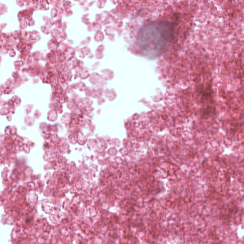
%> input picture module2/Necrosis_crop_14.png, 244 x 244 px
$ octave --eval "result = WaveletMallat(imread('../module2/Necrosis_crop_14.png'));"   (GNU Octave 9; MATLAB toolbox functions it lacks are replaced by stand-ins)
%> lines starting %> are read from the running program, lines starting %| are printed output that depends on the picture
function [F] = WaveletMallat(I)

%https://www.mathworks.com/help/wavelet/ref/dwt2.html#d123e24786
%how to get gabor energy?
Agray = rgb2gray(I);
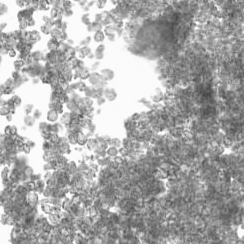
%> Agray: size 244x244 uint8; min 70, max 254, mean 170.5

[cA,cH,cV,cD] = dwt2(Agray,'sym4','mode','per');
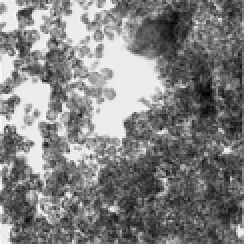
%> cA: size 122x122 double (shown 2 times larger); min 147.9, max 529.8, mean 341; drawn with min black and max white
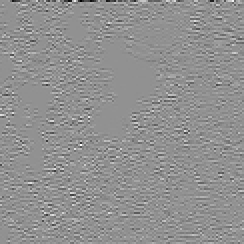
%> cH: size 122x122 double (shown 2 times larger); min -89.28, max 67.36, mean -0.1; drawn with min black and max white
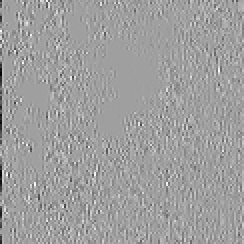
%> cV: size 122x122 double (shown 2 times larger); min -102.8, max 61.5, mean -0.3; drawn with min black and max white
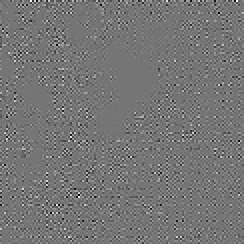
%> cD: size 122x122 double (shown 2 times larger); min -22.51, max 26.25, mean 0; drawn with min black and max white


%Mallat_entropy
mallatCAEntropy = entropy(cA);
%> mallatCAEntropy = 0
mallatCHEntropy = entropy(cH);
%> mallatCHEntropy = 1.96
mallatCVEntropy = entropy(cV);
%> mallatCVEntropy = 1.86
mallatCDEntropy = entropy(cD);
%> mallatCDEntropy = 2.92

%Mallat_Energy
mallatCAEnergy = sum(cA(:));
%> mallatCAEnergy = 5074964.5
mallatCHEnergy = sum(cH(:));
%> mallatCHEnergy = -1362.5
mallatCVEnergy = sum(cV(:));
%> mallatCVEnergy = -3976.5
mallatCDEnergy = sum(cD(:));
%> mallatCDEnergy = 242.5

F = [mallatCAEntropy, mallatCHEntropy, mallatCVEntropy, mallatCDEntropy, mallatCAEnergy, mallatCHEnergy, mallatCVEnergy, mallatCDEnergy];
%> F = [0 1.96 1.86 2.92 5074964.5 -1362.5 -3976.5 242.5]
end

$ run again, on module2/Necrosis_crop_20.png
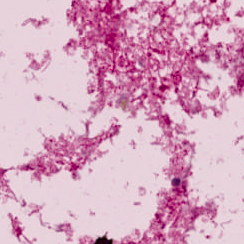
%> input picture module2/Necrosis_crop_20.png, 244 x 244 px
%> in WaveletMallat, `[cA,cH,cV,cD] = dwt2(Agray,'sym4','mode','per');`:
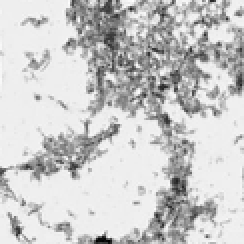
%> cA: size 122x122 double (shown 2 times larger); min -0.586, max 464.1, mean 367.7; drawn with min black and max white
%> in WaveletMallat, `[cA,cH,cV,cD] = dwt2(Agray,'sym4','mode','per');`:
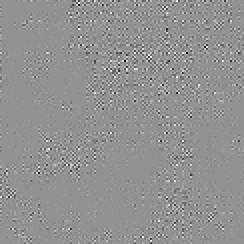
%> cD: size 122x122 double (shown 2 times larger); min -22.69, max 16.87, mean -0.00329; drawn with min black and max white
%> mallatCAEntropy = 0.00206
%> mallatCHEntropy = 2.75
%> mallatCVEntropy = 2.77
%> mallatCDEntropy = 3.71
%> mallatCAEnergy = 5472459
%> mallatCHEnergy = -1203
%> mallatCVEnergy = -2521
%> mallatCDEnergy = -49
%> F = [0.00206 2.75 2.77 3.71 5472459 -1203 -2521 -49]

$ run again, on module2/Necrosis_crop_25.png
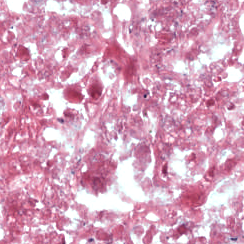
%> input picture module2/Necrosis_crop_25.png, 244 x 244 px
%> in WaveletMallat, `[cA,cH,cV,cD] = dwt2(Agray,'sym4','mode','per');`:
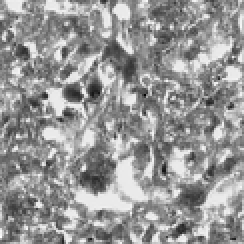
%> cA: size 122x122 double (shown 2 times larger); min 85.11, max 546.3, mean 358.2; drawn with min black and max white
%> in WaveletMallat, `[cA,cH,cV,cD] = dwt2(Agray,'sym4','mode','per');`:
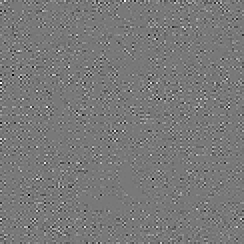
%> cD: size 122x122 double (shown 2 times larger); min -28.3, max 31.25, mean 0; drawn with min black and max white
%> mallatCAEntropy = 0
%> mallatCHEntropy = 1.77
%> mallatCVEntropy = 1.65
%> mallatCDEntropy = 2.83
%> mallatCAEnergy = 5330863
%> mallatCHEnergy = 353
%> mallatCVEnergy = 1334
%> mallatCDEnergy = 192
%> F = [0 1.77 1.65 2.83 5330863 353 1334 192]
